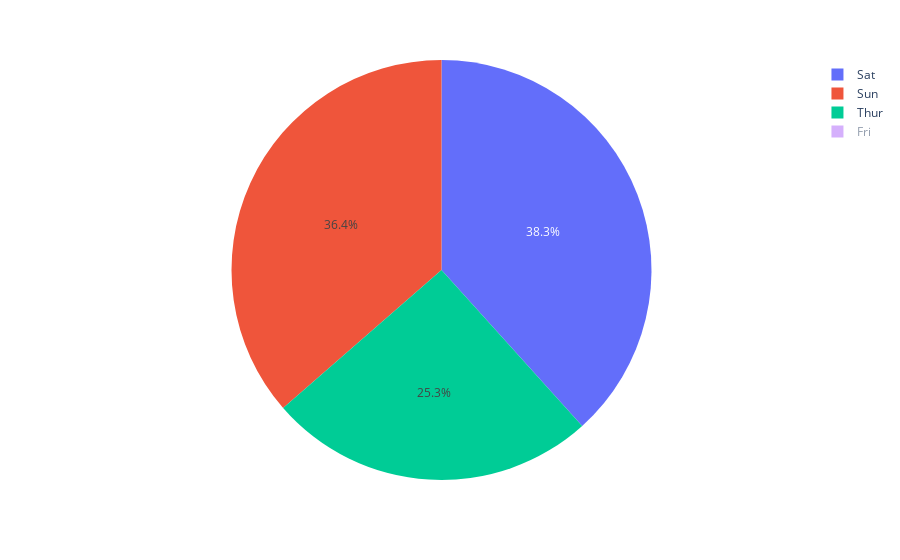

This figure's notebook cell:
### Code cell
df = px.data.tips()
fig = px.pie(df, values='tip', names='day')
fig.show()

### Figure 1 — Plotly figure (JSON) as saved in the notebook; plotly's stock layout.template omitted (floating-point values rounded to 4 significant figures; data arrays with more than 128 entries replaced by an {"elided": "..."} marker saying what was removed)
{"data": [{"domain": {"x": [0, 1], "y": [0, 1]}, "hovertemplate": "day=%{label}<br>tip=%{value}<extra></extra>", "labels": {"elided": "244 str values"}, "legendgroup": "", "name": "", "showlegend": true, "type": "pie", "values": {"elided": "244 float values"}}], "layout": {"autosize": true, "hiddenlabels": ["Fri"], "legend": {"tracegroupgap": 0}, "margin": {"t": 60}}}
